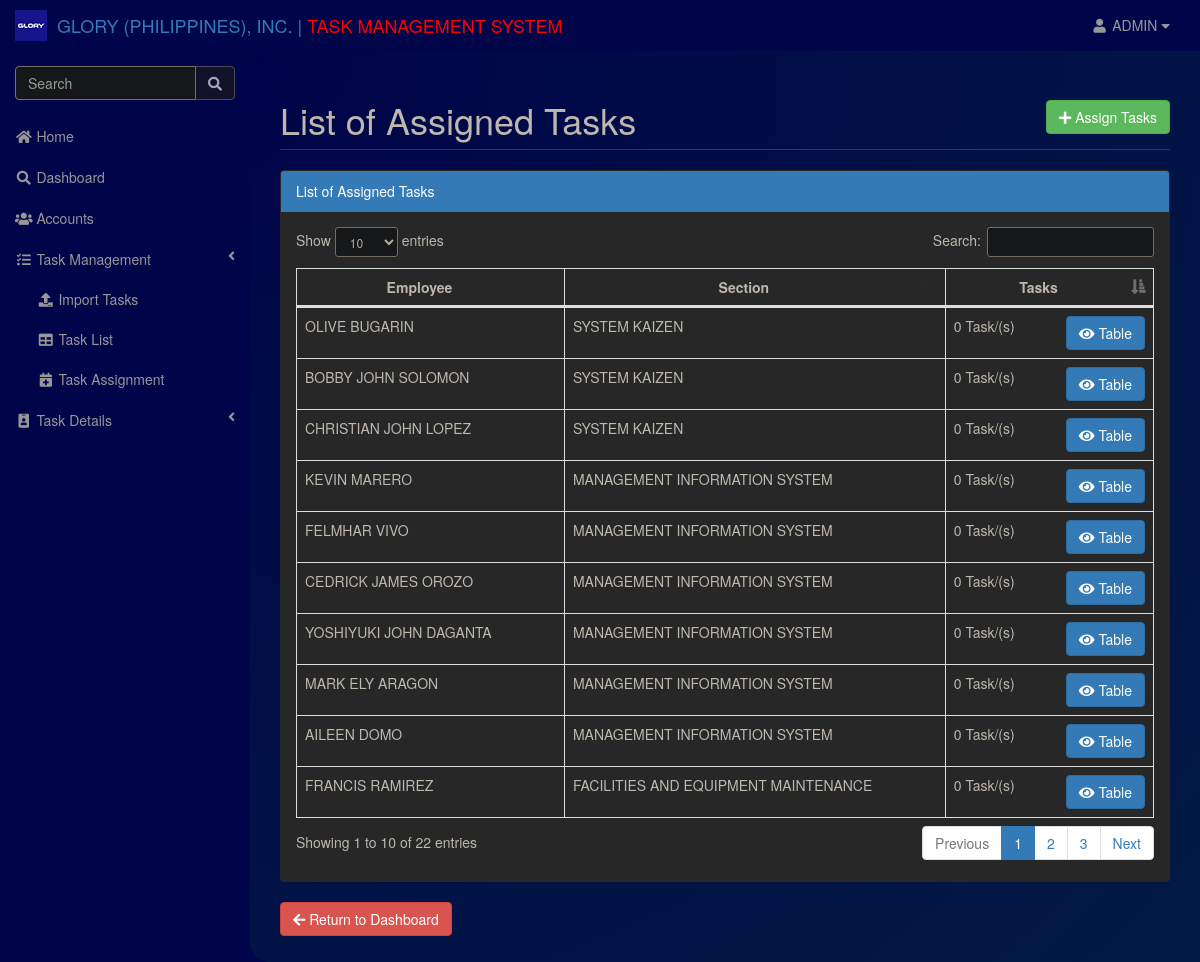
The page /admin/manage_task_list.php (signed in) on the database as committed earlier.
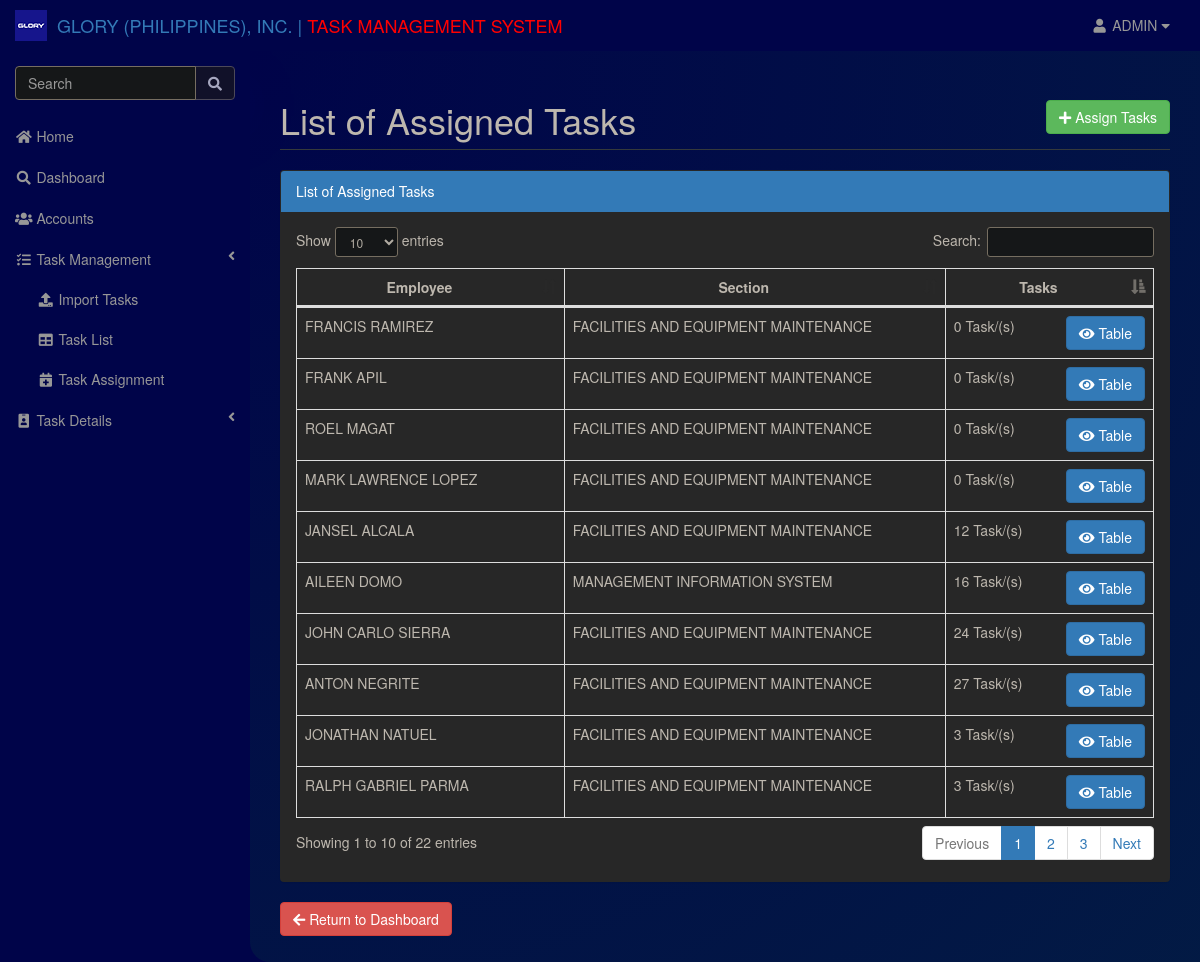
The same page on the database as committed later.
### tables this page shows
CREATE TABLE `accounts` (
  `id` int(11) NOT NULL,
  `card` int(15) NOT NULL,
  `username` varchar(50) NOT NULL,
  `password` varchar(50) NOT NULL,
  `fname` varchar(50) NOT NULL,
  `lname` varchar(50) NOT NULL,
  `email` varchar(50) NOT NULL,
  `access` varchar(50) NOT NULL,
  `sec_id` varchar(20) NOT NULL,
  `status` tinyint(1) NOT NULL
);

CREATE TABLE `section` (
  `id` int(11) NOT NULL,
  `sec_id` varchar(20) NOT NULL,
  `sec_name` varchar(50) NOT NULL,
  `status` tinyint(1) NOT NULL
);

### admin/manage_task_list.php (the view, shortened to what this page needs)
<?php
include('../include/header.php');
include('../include/connect.php');
include('../include/bubbles.php');
?>
<html>
<link href="../vendor/font-awesome/css/fontawesome.css" rel="stylesheet">
<link href="../vendor/font-awesome/css/brands.css" rel="stylesheet">
<link href="../vendor/font-awesome/css/solid.css" rel="stylesheet">
<link href="../assets/css/darkmode.css" rel="stylesheet">
<head>
</head>
<body>
    <div id="wrapper">
        <div id="page-wrapper">
            <div class="row">
                <div class="col-lg-12">
                    <h1 class="page-header">List of Assigned Tasks
                        <a href="manage_task_add.php"> <button class="btn btn-success pull-right"><span
                                    class="fa fa-plus"></span> Assign Tasks</button></a>
                    </h1>
                </div>
            </div>
            <div class="row">
                <div class="col-lg-12">
                    <div class="panel panel-primary">
                        <div class="panel-heading">List of Assigned Tasks</div>
                        <div class="panel-body">
                            <div class="table-responsive">
                                <table width="100%" class="table table-striped table-bordered table-hover "
                                    id="table">
                                    <thead>
                                        <tr>
                                            <th class="col-lg-2">
                                                <center />Employee
                                            </th>
                                            <th class="col-lg-2">
                                                <center />Section
                                            </th>
                                            <th class="col-lg-2">
                                                <center />Tasks
                                            </th>
                                        </tr>
                                    </thead>
                                    <tbody id="tbody">
                                        <?php
                                        $con->next_result();
                                        $result = mysqli_query($con,"SELECT * FROM accounts LEFT JOIN section ON accounts.sec_id=section.sec_id WHERE accounts.status='1' AND accounts.access='2'");
                                        if (mysqli_num_rows($result)>0) {
                                            while ($row = $result->fetch_assoc()) {
                                                $emp_name=$row['fname'].' '.$row['lname'];
                                                $section=$row["sec_name"];
                                                $username=$row["username"];
                                                $count_task = mysqli_query($con,"SELECT COUNT(id) as total_task FROM tasks WHERE in_charge='$username'");
                                                $count_task_row = $count_task->fetch_assoc();
                                                $total_task=$count_task_row['total_task'];
                                                $label='Task/(s)';
                                                    echo "<tr>
                                                        <td>" . $emp_name . "</td>
                                                        <td> " . $section . "</td>
                                                        <td> " . $total_task .' '.$label. "
                                                            <a href='manage_task_emp_list.php?id=".$username."'> <button class='btn btn-md btn-primary pull-right' ><i class='fas fa-eye'></i> Table</button></a>
                                                        </td>
                                                    </tr>";
                                            }
                                        }
                                        else {
                                            echo "0 results"; }
                                        ?>
                                    </tbody>
                                </table>
                            </div>
                        </div>
                    </div>
                    <a href="./index.php"> <button class='btn btn-danger pull-left'><i class="fa fa-arrow-left"></i> Return to Dashboard</button></a>
                </div>
            </div>
        </div>
    </div>
</body>
</html>

Rows that differ between the two databases and show on the page:
no longer on this page (row edited): accounts: emp_name "OLIVE BUGARIN", section.sec_name "SYSTEM KAIZEN", total_task "0", label "Task/(s)"
no longer on this page (row edited): accounts: emp_name "BOBBY JOHN SOLOMON", section.sec_name "SYSTEM KAIZEN", total_task "0", label "Task/(s)"
no longer on this page (row edited): accounts: emp_name "CHRISTIAN JOHN LOPEZ", section.sec_name "SYSTEM KAIZEN", total_task "0", label "Task/(s)"
no longer on this page (row edited): accounts: emp_name "KEVIN MARERO", section.sec_name "MANAGEMENT INFORMATION SYSTEM", total_task "0", label "Task/(s)"
no longer on this page (row edited): accounts: emp_name "FELMHAR VIVO", section.sec_name "MANAGEMENT INFORMATION SYSTEM", total_task "0", label "Task/(s)"
no longer on this page (row edited): accounts: emp_name "CEDRICK JAMES OROZO", section.sec_name "MANAGEMENT INFORMATION SYSTEM", total_task "0", label "Task/(s)"
no longer on this page (row edited): accounts: emp_name "YOSHIYUKI JOHN DAGANTA", section.sec_name "MANAGEMENT INFORMATION SYSTEM", total_task "0", label "Task/(s)"
no longer on this page (row edited): accounts: emp_name "MARK ELY ARAGON", section.sec_name "MANAGEMENT INFORMATION SYSTEM", total_task "0", label "Task/(s)"
changed accounts "AILEEN DOMO": total_task "0" → "16"
now on this page (row edited): accounts: emp_name "ANTON NEGRITE", section.sec_name "FACILITIES AND EQUIPMENT MAINTENANCE", total_task "27", label "Task/(s)"
now on this page (row edited): accounts: emp_name "JOHN CARLO SIERRA", section.sec_name "FACILITIES AND EQUIPMENT MAINTENANCE", total_task "24", label "Task/(s)"
now on this page (row edited): accounts: emp_name "FRANK APIL", section.sec_name "FACILITIES AND EQUIPMENT MAINTENANCE", total_task "0", label "Task/(s)"
now on this page (row edited): accounts: emp_name "ROEL MAGAT", section.sec_name "FACILITIES AND EQUIPMENT MAINTENANCE", total_task "0", label "Task/(s)"
now on this page (row edited): accounts: emp_name "JONATHAN NATUEL", section.sec_name "FACILITIES AND EQUIPMENT MAINTENANCE", total_task "3", label "Task/(s)"
now on this page (row edited): accounts: emp_name "RALPH GABRIEL PARMA", section.sec_name "FACILITIES AND EQUIPMENT MAINTENANCE", total_task "3", label "Task/(s)"
now on this page (row edited): accounts: emp_name "JANSEL ALCALA", section.sec_name "FACILITIES AND EQUIPMENT MAINTENANCE", total_task "12", label "Task/(s)"
now on this page (row edited): accounts: emp_name "MARK LAWRENCE LOPEZ", section.sec_name "FACILITIES AND EQUIPMENT MAINTENANCE", total_task "0", label "Task/(s)"
